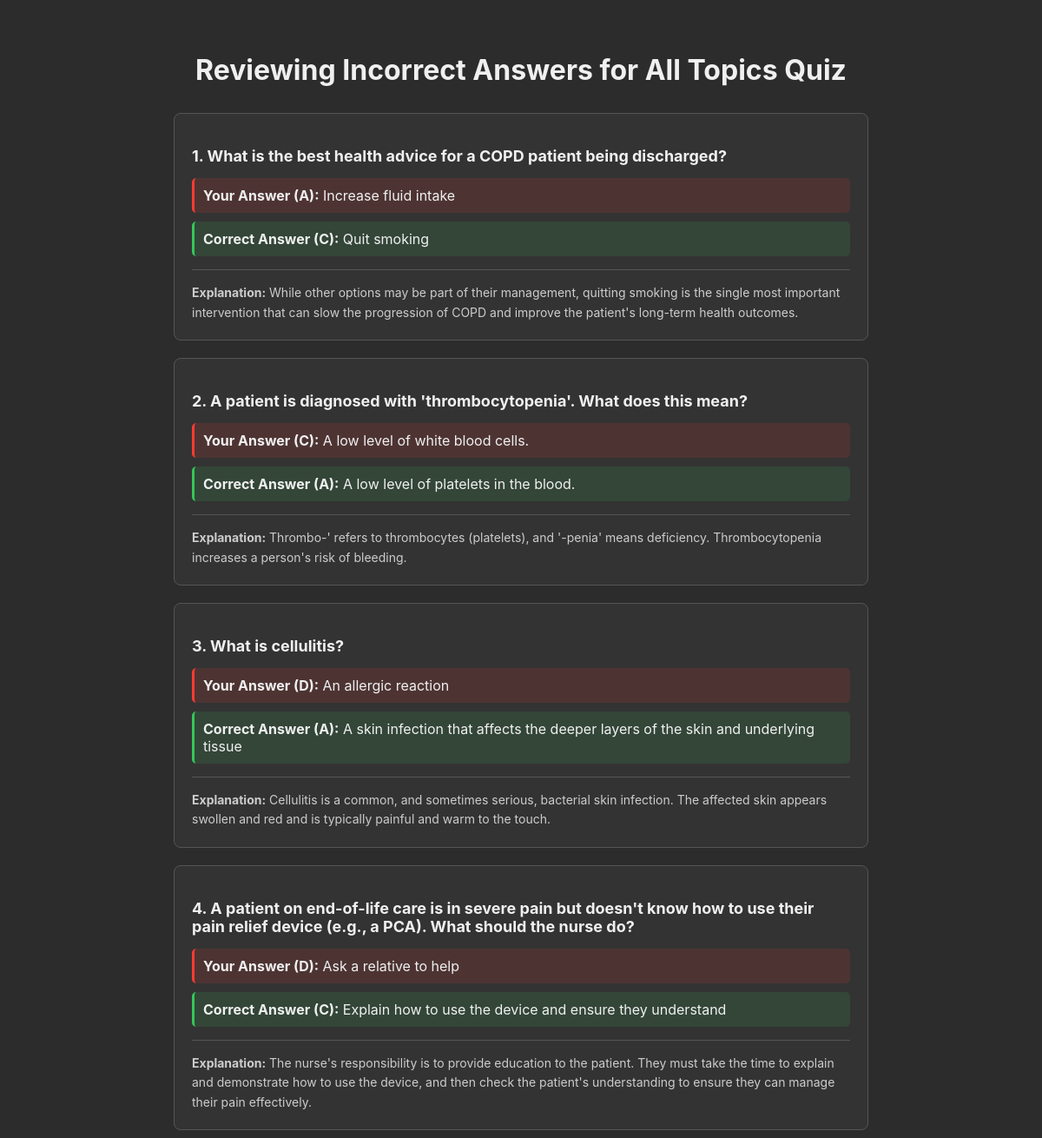
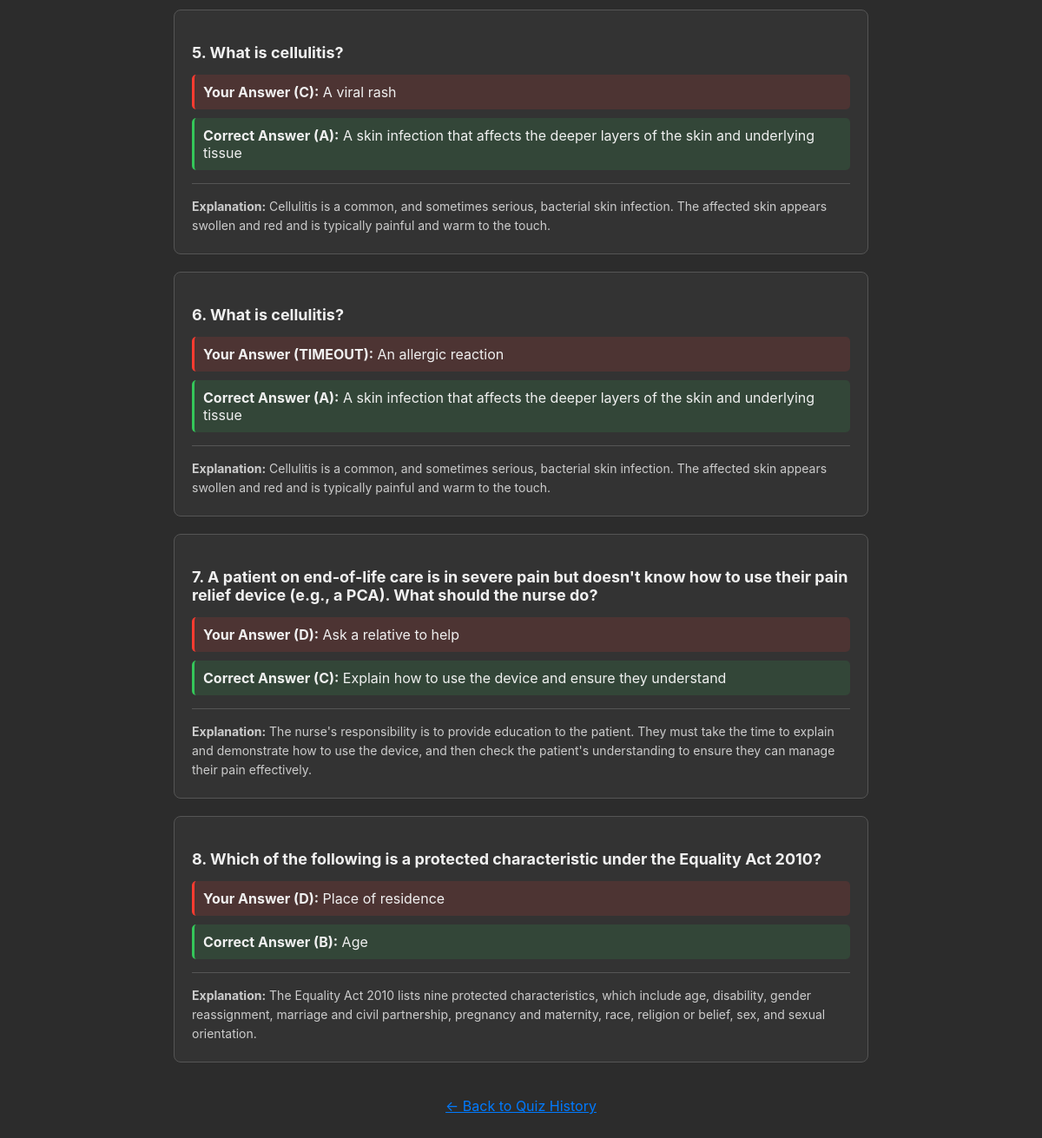
/review/1 (signed in), run on the app's committed database (2 pictures, top to bottom).
### app.py (models this page shows)
class QuizHistory(db.Model):
    id = db.Column(db.Integer, primary_key=True)
    user_id = db.Column(db.Integer, db.ForeignKey('user.id'), nullable=False)
    score = db.Column(db.Integer, nullable=False)
    total_questions = db.Column(db.Integer, nullable=False)
    date_taken = db.Column(db.DateTime, server_default=db.func.now())
    topic = db.Column(db.String(100))
    attempts = db.relationship('AnswerAttempt', backref='quiz', lazy='dynamic')

class AnswerAttempt(db.Model):
    id = db.Column(db.Integer, primary_key=True)
    user_answer = db.Column(db.String(10), nullable=False)
    is_correct = db.Column(db.Boolean, nullable=False)
    question_id = db.Column(db.Integer, db.ForeignKey('question.id'), nullable=False)
    quiz_history_id = db.Column(db.Integer, db.ForeignKey('quiz_history.id'), nullable=False)
    question = db.relationship('Question')

class Question(db.Model):
    id = db.Column(db.Integer, primary_key=True)
    question_text = db.Column(db.Text, nullable=False)
    option_a = db.Column(db.String(200), nullable=False)
    option_b = db.Column(db.String(200), nullable=False)
    option_c = db.Column(db.String(200), nullable=False)
    option_d = db.Column(db.String(200), nullable=False)
    correct_answer = db.Column(db.String(1), nullable=False)
    explanation = db.Column(db.Text, nullable=True)
    topic = db.Column(db.String(100), nullable=True)
    difficulty = db.Column(db.String(50), nullable=True)
    source = db.Column(db.String(200), nullable=True)

### app.py (the view)
@app.route('/review/<int:quiz_id>')
def review_page(quiz_id):
    if 'username' not in session: return redirect(url_for('login'))
    user = User.query.filter_by(username=session['username']).first()
    quiz_history = QuizHistory.query.get_or_404(quiz_id)
    if not user or quiz_history.user_id != user.id:
        flash("You do not have permission to view this quiz.", 'error')
        return redirect(url_for('history'))
    incorrect_attempts = quiz_history.attempts.filter_by(is_correct=False).all()
    return render_template('review.html', incorrect_attempts=incorrect_attempts, quiz=quiz_history)

### templates/review.html (shortened to what this page needs)
<!DOCTYPE html>
<html lang="en">
<head>
</head>
<body>
    <div class="container">
        <h1>Reviewing Incorrect Answers for {{ quiz.topic }} Quiz</h1>
        {% for attempt in incorrect_attempts %}
            <div class="question-review-item">
                <p class="question-text">{{ loop.index }}. {{ attempt.question.question_text }}</p>
                <div class="answer your-answer"><b>Your Answer ({{ attempt.user_answer.upper() }}):</b>
                    {% if attempt.user_answer == 'a' %}{{ attempt.question.option_a }}
                    {% elif attempt.user_answer == 'b' %}{{ attempt.question.option_b }}
                    {% elif attempt.user_answer == 'c' %}{{ attempt.question.option_c }}
                    {% else %}{{ attempt.question.option_d }}{% endif %}
                </div>
                <div class="answer correct-answer"><b>Correct Answer ({{ attempt.question.correct_answer.upper() }}):</b>
                    {% if attempt.question.correct_answer == 'a' %}{{ attempt.question.option_a }}
                    {% elif attempt.question.correct_answer == 'b' %}{{ attempt.question.option_b }}
                    {% elif attempt.question.correct_answer == 'c' %}{{ attempt.question.option_c }}
                    {% else %}{{ attempt.question.option_d }}{% endif %}
                </div>
                <div class="explanation">
                    <b>Explanation:</b> {{ attempt.question.explanation }}
                </div>
            </div>
        {% else %}
            <p style="text-align:center; color: #34c759; font-size: 18px;">Congratulations, you had no incorrect answers on this quiz!</p>
        {% endfor %}
        <a href="{{ url_for('history') }}" class="back-link">← Back to Quiz History</a>
    </div>
</body>
</html>

### templates/review.html (style rules this page uses)
body { font-family: -apple-system, BlinkMacSystemFont, "Segoe UI", Roboto, "Helvetica Neue", Arial, sans-serif; background-color: #2c2c2c; color: #f0f0f0; margin: 0; padding: 40px; }
.container { max-width: 800px; margin: 0 auto; }
h1 { text-align: center; margin-bottom: 30px; }
.question-review-item { background-color: #333; border: 1px solid #555; border-radius: 8px; padding: 20px; margin-bottom: 20px; }
.question-text { font-size: 18px; font-weight: bold; margin-bottom: 15px; }
.answer { padding: 10px; border-radius: 5px; margin-bottom: 10px; }
.your-answer { background-color: #ff3b3020; border-left: 3px solid #ff3b30; }
.correct-answer { background-color: #34c75920; border-left: 3px solid #34c759; }
.explanation { margin-top: 15px; padding-top: 15px; border-top: 1px solid #555; font-size: 14px; color: #ccc; line-height: 1.6; }
.back-link { display: block; text-align: center; margin-top: 40px; color: #007aff; }

### data on the page
QuizHistory: topic "All Topics"
AnswerAttempt: question.question_text "What is the best health advice for a COPD patient being discharged?", user_answer "A", question.option_a "Increase fluid intake", question.correct_answer "C", question.option_c "Quit smoking", question.explanation "While other options may be part of their management, quitting smoking is the single most important intervention that can slow the progression of COPD and improve the patient's long-term health outcomes."
AnswerAttempt: question.question_text "A patient is diagnosed with 'thrombocytopenia'. What does this mean?", user_answer "C", question.option_c "A low level of white blood cells.", question.correct_answer "A", question.option_a "A low level of platelets in the blood.", question.explanation "Thrombo-' refers to thrombocytes (platelets), and '-penia' means deficiency. Thrombocytopenia increases a person's risk of bleeding."
AnswerAttempt: question.question_text "What is cellulitis?", user_answer "D", question.option_d "An allergic reaction", question.correct_answer "A", question.option_a "A skin infection that affects the deeper layers of the skin and underlying tissue", question.explanation "Cellulitis is a common, and sometimes serious, bacterial skin infection. The affected skin appears swollen and red and is typically painful and warm to the touch."
AnswerAttempt: question.question_text "A patient on end-of-life care is in severe pain but doesn't know how to use their pain relief device (e.g., a PCA). What should the nurse do?", user_answer "D", question.option_d "Ask a relative to help", question.correct_answer "C", question.option_c "Explain how to use the device and ensure they understand", question.explanation "The nurse's responsibility is to provide education to the patient. They must take the time to explain and demonstrate how to use the device, and then check the patient's understanding to ensure they can manage their pain effectively."
AnswerAttempt: question.question_text "What is cellulitis?", user_answer "C", question.option_c "A viral rash", question.correct_answer "A", question.option_a "A skin infection that affects the deeper layers of the skin and underlying tissue", question.explanation "Cellulitis is a common, and sometimes serious, bacterial skin infection. The affected skin appears swollen and red and is typically painful and warm to the touch."
AnswerAttempt: question.question_text "What is cellulitis?", user_answer "TIMEOUT", question.option_d "An allergic reaction", question.correct_answer "A", question.option_a "A skin infection that affects the deeper layers of the skin and underlying tissue", question.explanation "Cellulitis is a common, and sometimes serious, bacterial skin infection. The affected skin appears swollen and red and is typically painful and warm to the touch."
AnswerAttempt: question.question_text "A patient on end-of-life care is in severe pain but doesn't know how to use their pain relief device (e.g., a PCA). What should the nurse do?", user_answer "D", question.option_d "Ask a relative to help", question.correct_answer "C", question.option_c "Explain how to use the device and ensure they understand", question.explanation "The nurse's responsibility is to provide education to the patient. They must take the time to explain and demonstrate how to use the device, and then check the patient's understanding to ensure they can manage their pain effectively."
AnswerAttempt: question.question_text "Which of the following is a protected characteristic under the Equality Act 2010?", user_answer "D", question.option_d "Place of residence", question.correct_answer "B", question.option_b "Age", question.explanation "The Equality Act 2010 lists nine protected characteristics, which include age, disability, gender reassignment, marriage and civil partnership, pregnancy and maternity, race, religion or belief, sex, and sexual orientation."
